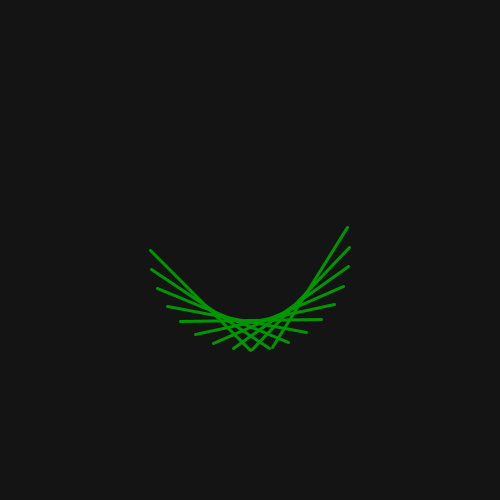
Frame 1 (no input)
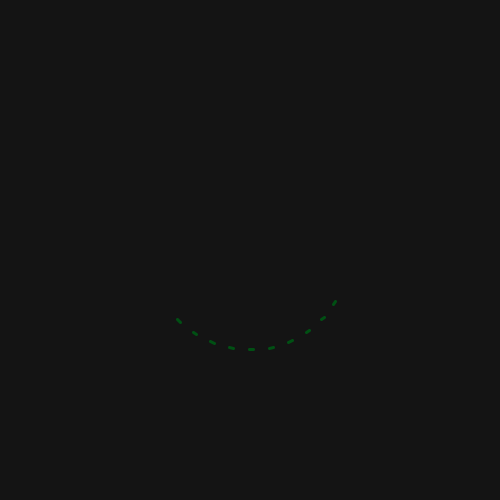
Frame 60 (the mouse pressed at the canvas centre just before this capture)
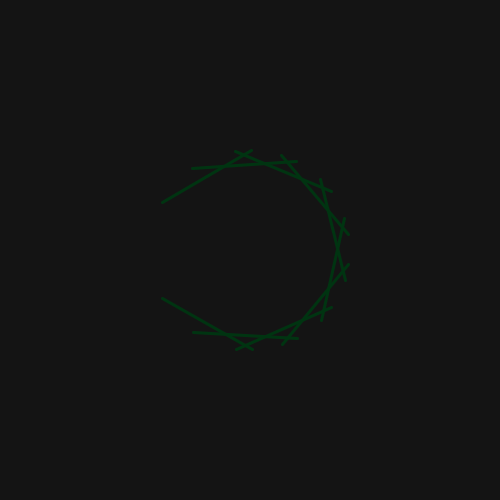
Frame 120 (the mouse held since frame 60 and released just before this capture)

The Processing sketch that drew these frames (run headless with seeded random() and noise(); from frame 60 on, the mouse is pressed at the canvas centre):

// Processing sketch: sketch2
// ── sketch2.pde
// parametric equations
//pair of equations
//ex: x=5t
// y = 3t+3
float t;
static final int NUM_LINES = 10;
void setup(){
  background(20);
  size(500,500);
}

void draw(){
  background(20);
  stroke(255);
  strokeWeight(3);
  
  translate(width/2, height/2);
  rotate(0);
  for(int i = 0; i < NUM_LINES; i++){
    stroke(0, sin(t/5) * 100 + 150, 255 % t);

   // line(x1(t+i), y1(t+i), x2(t+i), y2(t+i));
    //line(x2(t+i), y2(t+i), x3(t+i), y3(t+i));
    //line(-x3(t+i), -y3(t+i), x4(t+i), y4(t+i));
    //line(-x4(t-i), -y4(t-i), x1(t+i), y1(t+i));
  //  line(-x4(t-i)-500, -y4(t-i), x1(t+i), y1(t+i));
    //line(-x4(t-i)+150, -y4(t-i), x1(t+i)+150, y1(t+i));
   // line(x4(t-i)-150, y4(t-i), x1(t+i)-150, y1(t+i));
   rotate(mouseX % 100);
    line(-x4(t-i), -y4(t-i), x1(t+i), y1(t+i));
  }
  //point(x1(t), y1(t));
  //point(x2(-t), y2(-t));
  t++;
}


 
float x1(float t){
  return sin(t/5) *100;
}

float y1(float t){
  return cos(t/5) *100;
}

float x2(float t){
  return cos(t/5) *100;
}

float y2(float t){
  return sin(t/5) *100;
}

float x3(float t){
  return sin(t/5) *100;
}

float y3(float t){
  return cos(t/5) *100;
}

float x4(float t){
  return cos(t/5) *100;
}

float y4(float t){
  return sin(t/5) *100;
}
